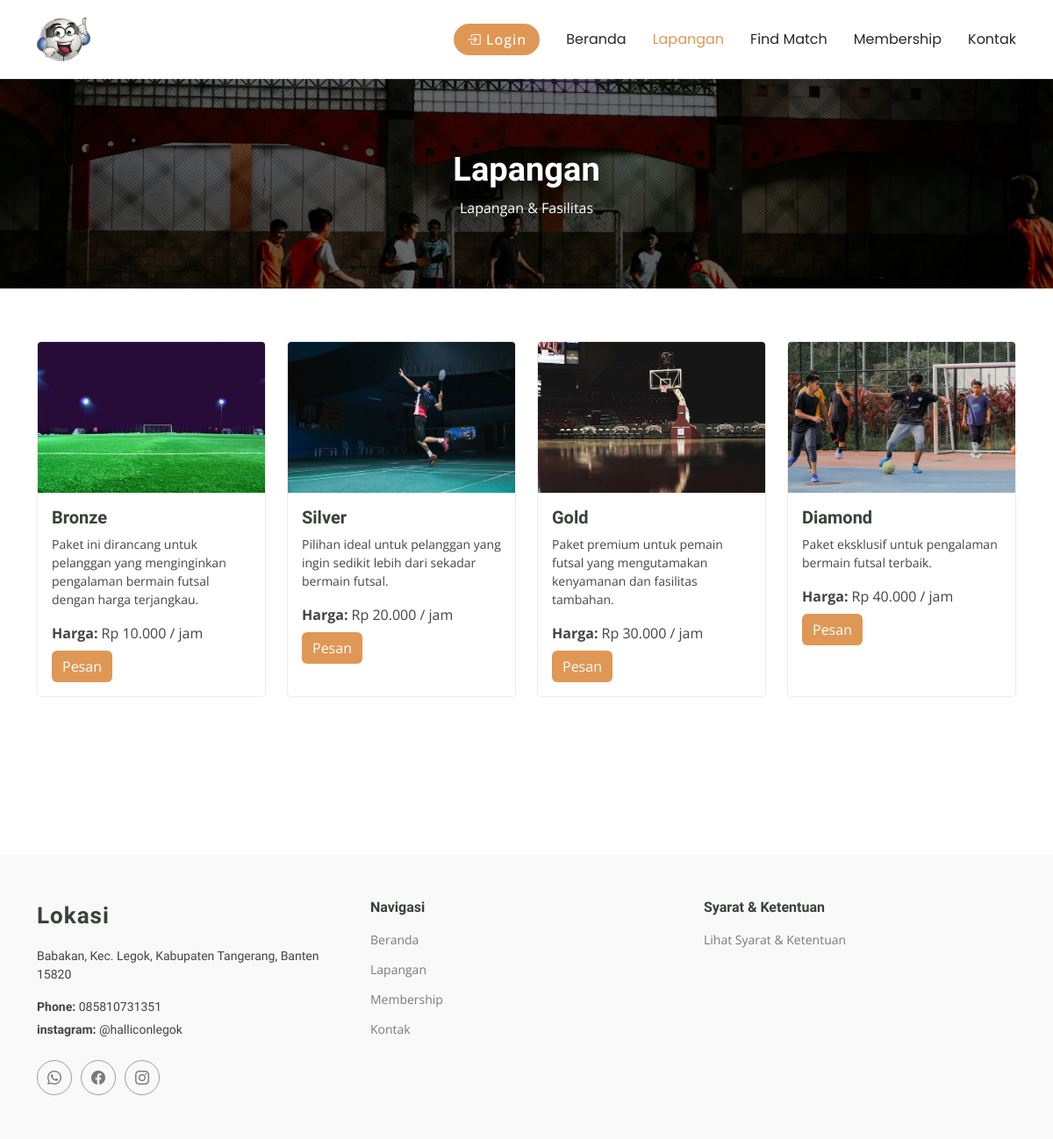
Screenshot of /user/lapangan.php with the database file from the repository.
### tables this page shows
CREATE TABLE `lapangan_212279` (
  `212279_id_lapangan` int(11) NOT NULL,
  `212279_nama` varchar(35) NOT NULL,
  `212279_keterangan` text NOT NULL,
  `212279_harga` int(11) NOT NULL,
  `212279_foto` text NOT NULL
);

### functions.php (called while the page is built, shortened)
<?php
$conn = mysqli_connect("localhost", "root", "", "dbfutsal");
function query($query)
{
  global $conn;
  $result = mysqli_query($conn, $query);
  $rows = [];
  while ($row = mysqli_fetch_assoc($result)) {
    $rows[] = $row;
  }
  return $rows;
}

### user/lapangan.php (the view, shortened to what this page needs)
<?php
require "../functions.php";
$loggedIn = isset($_SESSION['role']);
if ($loggedIn) {
  $id_user = $_SESSION["id_user"];
  $profil = query("SELECT * FROM user_212279 WHERE 212279_id_user = '$id_user'")[0];
} else {
  $profil = null;
}
$lapangan = query("SELECT * FROM lapangan_212279");
?>
<!DOCTYPE html>
<html lang="en">
<head>
  <link href="../assets/vendor/bootstrap/css/bootstrap.min.css" rel="stylesheet">
  <link href="../assets/vendor/bootstrap-icons/bootstrap-icons.css" rel="stylesheet">
  <link href="../assets/vendor/aos/aos.css" rel="stylesheet">
  <link href="../assets/vendor/glightbox/css/glightbox.min.css" rel="stylesheet">
  <link href="../assets/vendor/swiper/swiper-bundle.min.css" rel="stylesheet">
  <link href="../assets/css/main.css" rel="stylesheet">
</head>
<body class="index-page">
  <header id="header" class="header d-flex align-items-center sticky-top">
    <div class="container-fluid container-xl position-relative d-flex align-items-center">
      <a href="#" class="logo d-flex align-items-center me-auto">
        <img src="../assets/img/WhatsApp Image 2025-01-15 at 23.09.18_f546f133.jpg" alt="">
      </a>
      <nav id="navmenu" class="navmenu">
        <ul>
          <li><a href="../index.php">Beranda<br></a></li>
          <li><a href="lapangan.php" class="active">Lapangan</a></li>
          <li><a href="find_match.php">Find Match</a></li>
          <li><a href="membership.php">Membership</a></li>
          <li><a href="../kontak.php">Kontak</a></li>
        </ul>
      </nav>
      <?php if ($loggedIn) : ?>
        <div class="dropdown">
          <a class="btn-getstarted dropdown-toggle profile-trigger" href="#" role="button" data-bs-toggle="dropdown" aria-expanded="false">
            <img src="../img/<?= $profil["212279_foto"]; ?>" alt="Foto Profil" class="profile-thumb">
            <span>Profil</span>
          </a>
          <ul class="dropdown-menu dropdown-menu-end">
            <li><a class="dropdown-item" href="edit_profil.php">Edit Profil</a></li>
            <li><a class="dropdown-item" href="../logout.php">Logout</a></li>
          </ul>
        </div>
      <?php else : ?>
        <a href="../login.php" class="btn-getstarted" type="submit">
          <i class="bi bi-box-arrow-in-right"></i> Login
        </a>
      <?php endif; ?>
    </div>
  </header>
  <main class="main">
    <div class="page-title" data-aos="fade">
      <img src="../assets/img/photo-1630420598913-44208d36f9af.jpg" alt="">
      <div class="heading">
        <div class="container">
          <div class="row d-flex justify-content-center text-center">
            <div class="col-lg-8">
              <h1>Lapangan</h1>
              <p class="mb-0">Lapangan & Fasilitas</p>
            </div>
          </div>
        </div>
      </div>
    </div>
    <section id="courses" class="courses section">
      <div class="container">
        <div class="row gy-4">
          <?php foreach ($lapangan as $row) : ?>
            <div class="col-6 col-lg-3 col-md-6 d-flex align-items-stretch" data-aos="zoom-in" data-aos-delay="100">
              <div class="course-item">
                <img src="../img/<?= $row["212279_foto"]; ?>" class="img-fluid" alt="...">
                <div class="course-content">
                </div>
                <div class="p-3 text-content">
                  <h3><?= $row["212279_nama"]; ?></h3>
                  <p class="description"><?= $row["212279_keterangan"]; ?></p>
                  <p class="mb-2"><strong>Harga:</strong> Rp <?= number_format((int) $row["212279_harga"], 0, ',', '.'); ?> / jam</p>
                  <?php if ($loggedIn) : ?>
                    <button type="button" class="btn btn-success" data-bs-toggle="modal" data-bs-target="#pesanModal<?= $row["212279_id_lapangan"]; ?>">Pesan</button>
                    <button type="button" class="btn btn-primary" data-bs-toggle="modal" data-bs-target="#jadwalModal<?= $row["212279_id_lapangan"]; ?>" data-id="<?= $row["212279_id_lapangan"]; ?>">
                      Jadwal
                    </button>
                  <?php else : ?>
                    <a href="../login.php" class="btn btn-success">Pesan</a>
                  <?php endif; ?>
                </div>
              </div>
            </div>
          <?php endforeach; ?>
        </div>
      </div>
      <section>
  </main>
  <footer id="footer" class="footer position-relative light-background">
    <div class="container footer-top">
      <div class="row gy-4">
        <div class="col-6 col-lg-4 col-md-6 footer-about">
          <a href="index.html" class="logo d-flex align-items-center">
            <span class="sitename">Lokasi</span>
          </a>
          <div class="footer-contact pt-3">
            <p>Babakan, Kec. Legok, Kabupaten Tangerang, Banten 15820</p>
            <p class="mt-3"><strong>Phone:</strong> <span>085810731351</span></p>
            <p><strong>instagram:</strong> <span>@halliconlegok</span></p>
          </div>
          <div class="social-links d-flex mt-4">
            <a href=""><i class="bi bi-whatsapp"></i></a>
            <a href=""><i class="bi bi-facebook"></i></a>
            <a href=""><i class="bi bi-instagram"></i></a>
          </div>
        </div>
        <div class=" col-6 col-lg-4 col-md-6 footer-links">
          <h4>Navigasi</h4>
          <div class="row">
            <div class="col-6 col-lg-4">
              <ul>
                <li><a href="#">Beranda</a></li>
                <li><a href="user/lapangan.php">Lapangan</a></li>
                <li><a href="user/membership.php">Membership</a></li>
                <li><a href="kontak.php">Kontak</a></li>
              </ul>
            </div>
          </div>
        </div>
        <div class="col-6 col-lg-4 col-md-6 footer-links">
          <h4>Syarat & Ketentuan</h4>
          <ul>
            <li><a href="#">Lihat Syarat & Ketentuan</a></li>
          </ul>
        </div>
      </div>
    </div>
  </footer>
</body>
</html>

### rows the page displays
lapangan_212279: 212279_foto (picture), 212279_nama "Bronze", 212279_keterangan "Paket ini dirancang untuk pelanggan yang menginginkan pengalaman bermain futsal dengan harga terjangkau.", 212279_harga "10.000"
lapangan_212279: 212279_foto (picture), 212279_nama "Silver", 212279_keterangan "Pilihan ideal untuk pelanggan yang ingin sedikit lebih dari sekadar bermain futsal.", 212279_harga "20.000"
lapangan_212279: 212279_foto (picture), 212279_nama "Gold", 212279_keterangan "Paket premium untuk pemain futsal yang mengutamakan kenyamanan dan fasilitas tambahan.", 212279_harga "30.000"
lapangan_212279: 212279_foto (picture), 212279_nama "Diamond", 212279_keterangan "Paket eksklusif untuk pengalaman bermain futsal terbaik.", 212279_harga "40.000"
